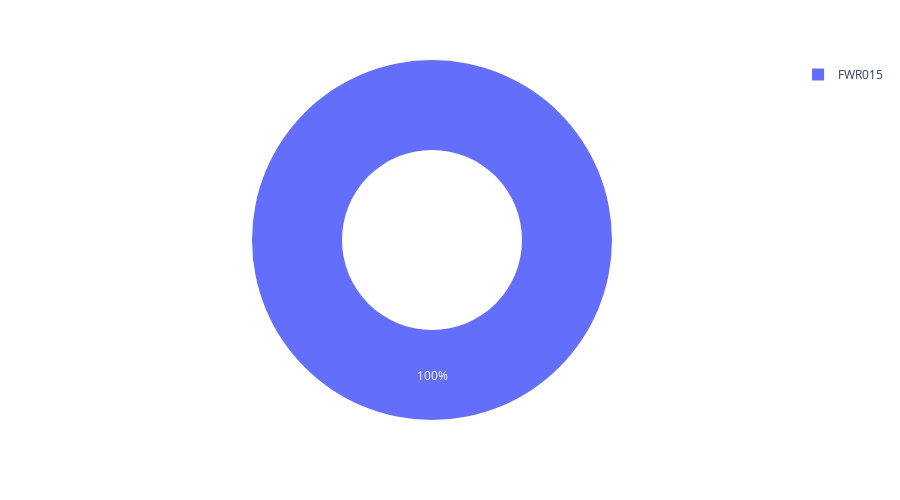

The notebook cell saved with this chart:
### Markdown cell above
# Percentage of duplicate data present - for all sensors

### Code cell
fig = px.pie(DF, values="Duplicate Percentage", names= str("Sensor"), height=500, hole=0.5)
fig.update_traces(textposition='inside', textinfo='percent')
fig.show()
# fig.layout.width = 'auto'
# fig.layout.width = 400

# fig.layout.height = 500
# fig.layout.min_height = '300px' # so it shows nicely in the notebook
# fig.layout.flex = '1'

### Figure 1 — Plotly figure (JSON) as saved in the notebook; plotly's stock layout.template omitted (floating-point values rounded to 4 significant figures)
{"data": [{"domain": {"x": [0, 1], "y": [0, 1]}, "hole": 0.5, "hovertemplate": "Sensor=%{label}<br>Duplicate Percentage=%{value}<extra></extra>", "labels": ["FWR015"], "legendgroup": "", "name": "", "showlegend": true, "textinfo": "percent", "textposition": "inside", "type": "pie", "values": [0.04]}], "layout": {"height": 500, "legend": {"tracegroupgap": 0}, "margin": {"t": 60}}}
